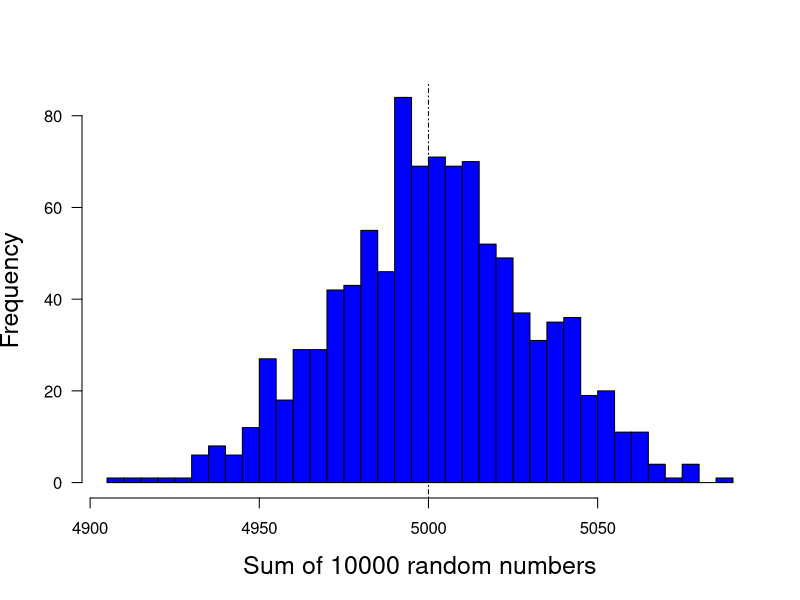

Generate this figure with R:
print('file: CLThistMC.R')
print(date())
# Central Limit Theorem (CLT): sum of random numbers -> normal distribution
M = 1000    # number of Monte Carlo runs
N = 10000   # number of random numbers to sum up
S = numeric(M) # array for sums of random numbers
set.seed(1953) # set seed for random number generators
for(k in 1:M) S[k] = sum(runif(N))
Smean = mean(S); Ssd = sd(S)
SmeanTheory = N/2; SsdTheory = sqrt(N/12)
# png('SumRandomBook160104.png',width=16,height=16,units='cm',res=300)
hist(S,30,col='blue',xlab='Sum of 10000 random numbers',main='',las=1,cex.lab=1.5)
abline(v=5000,col='black',lty=4)
# dev.off()
# --------------------------------------------------------------
# Results:
print(c('M = ',M))                               
print(c('Smean = ',round(Smean,3)))       
print(c('should be close to ',SmeanTheory))   
print(c('Ssd = ',round(Ssd,3)))        
print(c('should be close to ',round(SsdTheory,3))) 
# --------------------------------------------------------------
# "file: CLThistMC.R"
# "Sat Dec 17 10:16:46 2022"
# "M = " "1000"
# "Smean = " "5001.714"
# "should be close to " "5000"               
# "Ssd = " "29.185"
# "should be close to " "28.868"             
# "Sat Dec 17 10:16:47 2022"
# --------------------------------------------------------------
